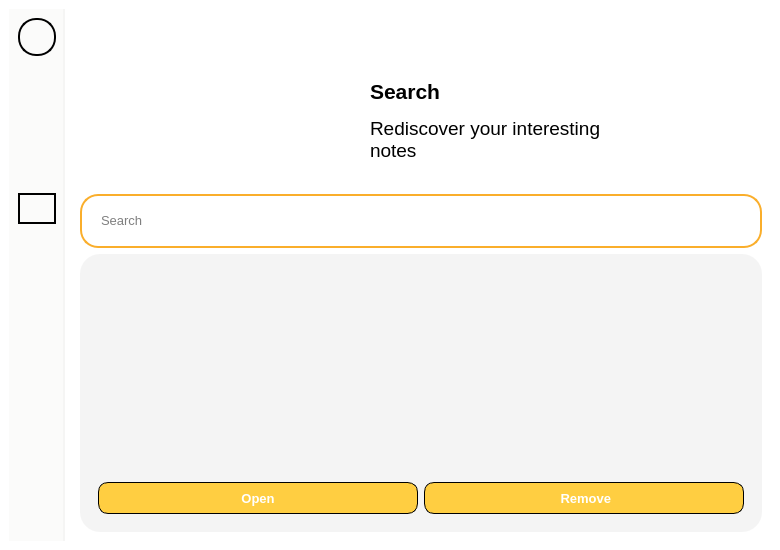
<?xml version="1.0" encoding="UTF-8"?>
<ui version="4.0">
 <class>MainWindow</class>
 <widget class="QMainWindow" name="MainWindow">
  <property name="geometry">
   <rect>
    <x>0</x>
    <y>0</y>
    <width>780</width>
    <height>550</height>
   </rect>
  </property>
  <property name="minimumSize">
   <size>
    <width>780</width>
    <height>550</height>
   </size>
  </property>
  <property name="windowTitle">
   <string>MainWindow</string>
  </property>
  <property name="styleSheet">
   <string notr="true">padding: 0px;
border: 0px;
background-color: white;</string>
  </property>
  <widget class="QWidget" name="centralwidget">
   <layout class="QHBoxLayout" name="horizontalLayout">
    <item>
     <widget class="QWidget" name="widget" native="true">
      <property name="styleSheet">
       <string notr="true">max-width: 54px;
background-color: #FBFBFA;
border-right: 2px solid #F5F5F4;
padding: 0px;
margin: 0px;</string>
      </property>
      <layout class="QVBoxLayout" name="verticalLayout_2">
       <item>
        <widget class="QLabel" name="label">
         <property name="font">
          <font>
           <pointsize>10</pointsize>
           <weight>75</weight>
           <bold>true</bold>
          </font>
         </property>
         <property name="styleSheet">
          <string notr="true">min-height: 34px;
max-height: 34px;
min-width: 34px;
max-width: 34px;
border: 2px solid black;
border-radius: 18px;</string>
         </property>
         <property name="text">
          <string/>
         </property>
         <property name="pixmap">
          <pixmap>../Image/icon.png</pixmap>
         </property>
         <property name="scaledContents">
          <bool>true</bool>
         </property>
         <property name="alignment">
          <set>Qt::AlignCenter</set>
         </property>
        </widget>
       </item>
       <item>
        <widget class="QLabel" name="label_5">
         <property name="styleSheet">
          <string notr="true">border: 0px;</string>
         </property>
         <property name="text">
          <string/>
         </property>
        </widget>
       </item>
       <item>
        <widget class="QLabel" name="label_2">
         <property name="font">
          <font>
           <pointsize>10</pointsize>
           <weight>75</weight>
           <bold>true</bold>
          </font>
         </property>
         <property name="styleSheet">
          <string notr="true">QLabel{
	max-height: 22px;
	border: 2px solid #FBFBFA;
	padding: 6px;
	border-radius: 18px;
}

QLabel:hover{
	max-height: 22px;
	border: 2px solid gray;
	padding: 6px;
	border-radius: 18px;
}</string>
         </property>
         <property name="text">
          <string/>
         </property>
         <property name="pixmap">
          <pixmap>../Image/home_d.png</pixmap>
         </property>
         <property name="scaledContents">
          <bool>true</bool>
         </property>
         <property name="alignment">
          <set>Qt::AlignCenter</set>
         </property>
        </widget>
       </item>
       <item>
        <widget class="QLabel" name="label_9">
         <property name="font">
          <font>
           <pointsize>10</pointsize>
           <weight>75</weight>
           <bold>true</bold>
          </font>
         </property>
         <property name="styleSheet">
          <string notr="true">QLabel{
	max-height: 22px;
	border: 2px solid #FBFBFA;
	padding: 6px;
	border-radius: 18px;
}

QLabel:hover{
	max-height: 22px;
	border: 2px solid gray;
	padding: 6px;
	border-radius: 18px;
}</string>
         </property>
         <property name="text">
          <string/>
         </property>
         <property name="pixmap">
          <pixmap>../Image/notes_d.png</pixmap>
         </property>
         <property name="scaledContents">
          <bool>true</bool>
         </property>
         <property name="alignment">
          <set>Qt::AlignCenter</set>
         </property>
        </widget>
       </item>
       <item>
        <widget class="QLabel" name="label_4">
         <property name="font">
          <font>
           <pointsize>10</pointsize>
           <weight>75</weight>
           <bold>true</bold>
          </font>
         </property>
         <property name="styleSheet">
          <string notr="true">QLabel{
	max-height: 22px;
	border: 2px solid #FBFBFA;
	padding: 6px;
	border-radius: 18px;
}

QLabel:hover{
	max-height: 22px;
	border: 2px solid gray;
	padding: 6px;
	border-radius: 18px;
}</string>
         </property>
         <property name="text">
          <string/>
         </property>
         <property name="pixmap">
          <pixmap>../Image/chat_d.png</pixmap>
         </property>
         <property name="scaledContents">
          <bool>true</bool>
         </property>
         <property name="alignment">
          <set>Qt::AlignCenter</set>
         </property>
        </widget>
       </item>
       <item>
        <widget class="QLabel" name="label_7">
         <property name="font">
          <font>
           <pointsize>10</pointsize>
           <weight>75</weight>
           <bold>true</bold>
          </font>
         </property>
         <property name="styleSheet">
          <string notr="true">max-height: 22px;
border: 2px solid black;
padding: 6px;
border-radius: 18px;</string>
         </property>
         <property name="text">
          <string/>
         </property>
         <property name="pixmap">
          <pixmap>../Image/search_a.png</pixmap>
         </property>
         <property name="scaledContents">
          <bool>true</bool>
         </property>
         <property name="alignment">
          <set>Qt::AlignCenter</set>
         </property>
        </widget>
       </item>
       <item>
        <spacer name="verticalSpacer">
         <property name="orientation">
          <enum>Qt::Vertical</enum>
         </property>
         <property name="sizeHint" stdset="0">
          <size>
           <width>20</width>
           <height>40</height>
          </size>
         </property>
        </spacer>
       </item>
       <item>
        <widget class="QLabel" name="label_6">
         <property name="font">
          <font>
           <pointsize>10</pointsize>
           <weight>75</weight>
           <bold>true</bold>
          </font>
         </property>
         <property name="styleSheet">
          <string notr="true">QLabel{
	max-height: 22px;
	border: 2px solid #FBFBFA;
	padding: 6px;
	border-radius: 18px;
}

QLabel:hover{
	max-height: 22px;
	border: 2px solid gray;
	padding: 6px;
	border-radius: 18px;
}</string>
         </property>
         <property name="text">
          <string/>
         </property>
         <property name="pixmap">
          <pixmap>../Image/about_b.png</pixmap>
         </property>
         <property name="scaledContents">
          <bool>true</bool>
         </property>
         <property name="alignment">
          <set>Qt::AlignCenter</set>
         </property>
        </widget>
       </item>
       <item>
        <widget class="QLabel" name="label_8">
         <property name="font">
          <font>
           <pointsize>10</pointsize>
           <weight>75</weight>
           <bold>true</bold>
          </font>
         </property>
         <property name="styleSheet">
          <string notr="true">QLabel{
	max-height: 22px;
	border: 2px solid #FBFBFA;
	padding: 6px;
	border-radius: 18px;
}

QLabel:hover{
	max-height: 22px;
	border: 2px solid gray;
	padding: 6px;
	border-radius: 18px;
}</string>
         </property>
         <property name="text">
          <string/>
         </property>
         <property name="pixmap">
          <pixmap>../Image/log_out.png</pixmap>
         </property>
         <property name="scaledContents">
          <bool>true</bool>
         </property>
         <property name="alignment">
          <set>Qt::AlignCenter</set>
         </property>
        </widget>
       </item>
      </layout>
     </widget>
    </item>
    <item>
     <widget class="QWidget" name="widget_2" native="true">
      <property name="styleSheet">
       <string notr="true"/>
      </property>
      <layout class="QVBoxLayout" name="verticalLayout">
       <item>
        <widget class="QWidget" name="widget_6" native="true">
         <property name="styleSheet">
          <string notr="true">margin-top: 20px;
min-height: 150px;
max-height: 150px;</string>
         </property>
         <layout class="QHBoxLayout" name="horizontalLayout_4">
          <item>
           <spacer name="horizontalSpacer">
            <property name="orientation">
             <enum>Qt::Horizontal</enum>
            </property>
            <property name="sizeHint" stdset="0">
             <size>
              <width>40</width>
              <height>20</height>
             </size>
            </property>
           </spacer>
          </item>
          <item>
           <widget class="QLabel" name="label_10">
            <property name="styleSheet">
             <string notr="true">max-width: 140px;
min-width: 140px;
max-height: 120px;
min-height: 120px;</string>
            </property>
            <property name="text">
             <string/>
            </property>
            <property name="pixmap">
             <pixmap>../Image/search.png</pixmap>
            </property>
            <property name="scaledContents">
             <bool>true</bool>
            </property>
           </widget>
          </item>
          <item>
           <widget class="QWidget" name="widget_7" native="true">
            <property name="styleSheet">
             <string notr="true">max-height: 120px;
min-height: 120px;</string>
            </property>
            <layout class="QVBoxLayout" name="verticalLayout_3">
             <item>
              <widget class="QTextBrowser" name="textBrowser">
               <property name="styleSheet">
                <string notr="true">min-width: 250px;</string>
               </property>
               <property name="html">
                <string>&lt;!DOCTYPE HTML PUBLIC &quot;-//W3C//DTD HTML 4.0//EN&quot; &quot;http://www.w3.org/TR/REC-html40/strict.dtd&quot;&gt;
&lt;html&gt;&lt;head&gt;&lt;meta name=&quot;qrichtext&quot; content=&quot;1&quot; /&gt;&lt;style type=&quot;text/css&quot;&gt;
p, li { white-space: pre-wrap; }
&lt;/style&gt;&lt;/head&gt;&lt;body style=&quot; font-family:'MS Shell Dlg 2'; font-size:8.25pt; font-weight:400; font-style:normal;&quot;&gt;
&lt;p style=&quot;-qt-paragraph-type:empty; margin-top:0px; margin-bottom:0px; margin-left:0px; margin-right:0px; -qt-block-indent:0; text-indent:0px; font-family:'Segoe UI ';&quot;&gt;&lt;br /&gt;&lt;/p&gt;
&lt;p style=&quot; margin-top:0px; margin-bottom:0px; margin-left:0px; margin-right:0px; -qt-block-indent:0; text-indent:0px;&quot;&gt;&lt;span style=&quot; font-family:'Segoe UI '; font-size:16pt; font-weight:600;&quot;&gt;Search&lt;/span&gt;&lt;/p&gt;
&lt;p style=&quot;-qt-paragraph-type:empty; margin-top:0px; margin-bottom:0px; margin-left:0px; margin-right:0px; -qt-block-indent:0; text-indent:0px; font-family:'Segoe UI '; font-size:8pt; font-weight:600;&quot;&gt;&lt;br /&gt;&lt;/p&gt;
&lt;p style=&quot; margin-top:0px; margin-bottom:0px; margin-left:0px; margin-right:0px; -qt-block-indent:0; text-indent:0px;&quot;&gt;&lt;span style=&quot; font-family:'Segoe UI '; font-size:14pt;&quot;&gt;Rediscover your interesting notes&lt;/span&gt;&lt;/p&gt;&lt;/body&gt;&lt;/html&gt;</string>
               </property>
              </widget>
             </item>
            </layout>
           </widget>
          </item>
          <item>
           <spacer name="horizontalSpacer_2">
            <property name="orientation">
             <enum>Qt::Horizontal</enum>
            </property>
            <property name="sizeHint" stdset="0">
             <size>
              <width>40</width>
              <height>20</height>
             </size>
            </property>
           </spacer>
          </item>
         </layout>
        </widget>
       </item>
       <item>
        <widget class="QWidget" name="widget_5" native="true">
         <property name="styleSheet">
          <string notr="true">QWidget{
	background-color: white;
	border: 2px solid #faae2b;
	max-height: 50px;
	min-height: 50px;
	border-radius: 18px;
	margin: 0px;
}

QWidget:hover{
	background-color: white;
	border: 3px solid #faae2b;
	max-height: 50px;
	min-height: 50px;
	border-radius: 18px;
	margin: 0px;
}

QWidget:pressed{
	background-color: rgb(235, 235, 235);
	border: 3px solid #faae2b;
	max-height: 50px;
	min-height: 50px;
	border-radius: 18px;
	margin: 0px;
}</string>
         </property>
         <layout class="QHBoxLayout" name="horizontalLayout_2">
          <item>
           <widget class="QLineEdit" name="lineEdit">
            <property name="font">
             <font>
              <pointsize>10</pointsize>
             </font>
            </property>
            <property name="styleSheet">
             <string notr="true">max-height: 35px;
min-height: 35px;
border: 0px;
padding-left: 10px</string>
            </property>
            <property name="placeholderText">
             <string>Search</string>
            </property>
           </widget>
          </item>
          <item>
           <widget class="QPushButton" name="pushButton_2">
            <property name="styleSheet">
             <string notr="true">QPushButton{
	background-color: white;
	border: 2px solid transparent;
	max-height: 35px;
	min-height: 35px;
	max-width: 35px;
	min-width: 35px;
	border-radius: 18px;
	margin: 0px;
	padding: 0px;
}

QPushButton:hover{
	background-color: rgb(235, 235, 235);
	border: 3px solid transparent;
	max-height: 35px;
	min-height: 35px;
	max-width: 35px;
	min-width: 35px;
	border-radius: 18px;
	margin: 0px; 
	padding: 0px;
}

QPushButton:pressed{
	background-color: rgb(235, 235, 235);
	border: 4px solid transparent;
	max-height: 35px;
	min-height: 35px;
	max-width: 35px;
	min-width: 35px;
	border-radius: 18px;
	margin: 0px; 
	padding: 0px;
}</string>
            </property>
            <property name="text">
             <string/>
            </property>
            <property name="icon">
             <iconset>
              <normaloff>../Image/search_d.png</normaloff>../Image/search_d.png</iconset>
            </property>
            <property name="iconSize">
             <size>
              <width>24</width>
              <height>24</height>
             </size>
            </property>
           </widget>
          </item>
         </layout>
        </widget>
       </item>
       <item>
        <widget class="QWidget" name="widget_3" native="true">
         <property name="styleSheet">
          <string notr="true">border-radius: 20px;
background-color: #F4F4F4;</string>
         </property>
         <layout class="QVBoxLayout" name="verticalLayout_4">
          <item>
           <widget class="QListWidget" name="listWidget_2">
            <property name="font">
             <font>
              <pointsize>13</pointsize>
             </font>
            </property>
            <property name="styleSheet">
             <string notr="true">QListWidget{
	border: 0px;
	margin-top: 0px;
}

QListWidget::item {
	background-color: white;
	height: 60px;
	margin: 5px;
	margin-bottom: 10px;
	border-radius: 15px;
	padding-left: 15px;
	padding-right: 15px;
}

QListWidget::item::hover{
	background-color: rgb(250, 250, 250);
	color: black;
	height: 60px;
	margin: 5px;
	margin-bottom: 10px;
	border-radius: 15px;
	padding-left: 15px;
	padding-right: 15px;
}

QListWidget::item::selected{
	background-color: rgb(250, 250, 250);
	color: black;
	height: 60px;
	margin: 5px;
	margin-bottom: 10px;
	border-radius: 15px;
	padding-left: 15px;
	padding-right: 15px;
	border: 2px solid gray;
}</string>
            </property>
            <property name="verticalScrollBarPolicy">
             <enum>Qt::ScrollBarAlwaysOff</enum>
            </property>
            <property name="horizontalScrollBarPolicy">
             <enum>Qt::ScrollBarAlwaysOff</enum>
            </property>
           </widget>
          </item>
          <item>
           <widget class="QWidget" name="widget_4" native="true">
            <layout class="QHBoxLayout" name="horizontalLayout_3">
             <item>
              <widget class="QPushButton" name="pushButton_4">
               <property name="font">
                <font>
                 <family>Segoe UI</family>
                 <pointsize>10</pointsize>
                 <weight>75</weight>
                 <bold>true</bold>
                </font>
               </property>
               <property name="styleSheet">
                <string notr="true">QPushButton{
	border: 1px solid black;
	height: 30px;
	border-radius: 10px;
	background-color: #FFCE41;
	color: white;
}

QPushButton::hover{
	border: 2px solid black;
	height: 30px;
	border-radius: 10px;
	background-color: #FFCE41;
}

QPushButton::pressed{
	border: 2px solid black;
	height: 30px;
	border-radius: 10px;
	background-color: rgb(234, 188, 59);
}</string>
               </property>
               <property name="text">
                <string>Open</string>
               </property>
               <property name="icon">
                <iconset>
                 <normaloff>../Image/all_note_view.png</normaloff>../Image/all_note_view.png</iconset>
               </property>
               <property name="iconSize">
                <size>
                 <width>16</width>
                 <height>16</height>
                </size>
               </property>
              </widget>
             </item>
             <item>
              <widget class="QPushButton" name="pushButton">
               <property name="font">
                <font>
                 <family>Segoe UI</family>
                 <pointsize>10</pointsize>
                 <weight>75</weight>
                 <bold>true</bold>
                </font>
               </property>
               <property name="styleSheet">
                <string notr="true">QPushButton{
	border: 1px solid black;
	height: 30px;
	border-radius: 10px;
	background-color: #FFCE41;
	color: white;
}

QPushButton::hover{
	border: 2px solid black;
	height: 30px;
	border-radius: 10px;
	background-color: #FFCE41;
}

QPushButton::pressed{
	border: 2px solid black;
	height: 30px;
	border-radius: 10px;
	background-color: rgb(234, 188, 59);
}</string>
               </property>
               <property name="text">
                <string> Remove</string>
               </property>
               <property name="icon">
                <iconset>
                 <normaloff>../Image/remove.png</normaloff>../Image/remove.png</iconset>
               </property>
               <property name="iconSize">
                <size>
                 <width>16</width>
                 <height>16</height>
                </size>
               </property>
              </widget>
             </item>
            </layout>
           </widget>
          </item>
         </layout>
        </widget>
       </item>
      </layout>
     </widget>
    </item>
   </layout>
  </widget>
 </widget>
 <resources/>
 <connections/>
</ui>
